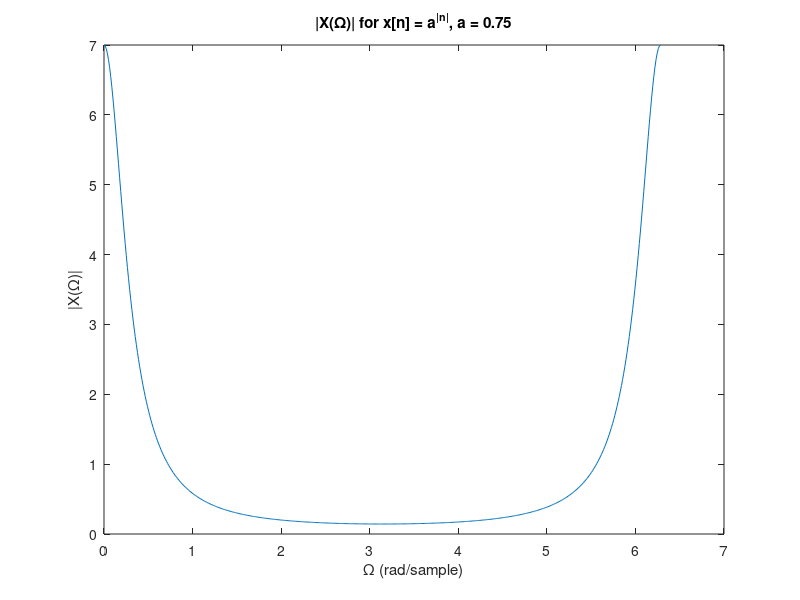

MATLAB code for this plot:
% Problem 6.29: Plot |X(Ω)| of DTFT of x[n] = a^|n|
a = 0.75;
Omega = linspace(0, 2*pi, 500);  % Frequency range
X = (1 - a^2) ./ (1 - 2*a*cos(Omega) + a^2);
figure;
plot(Omega, abs(X));
title('|X(Ω)| for x[n] = a^{|n|}, a = 0.75');
xlabel('Ω (rad/sample)');
ylabel('|X(Ω)|');
